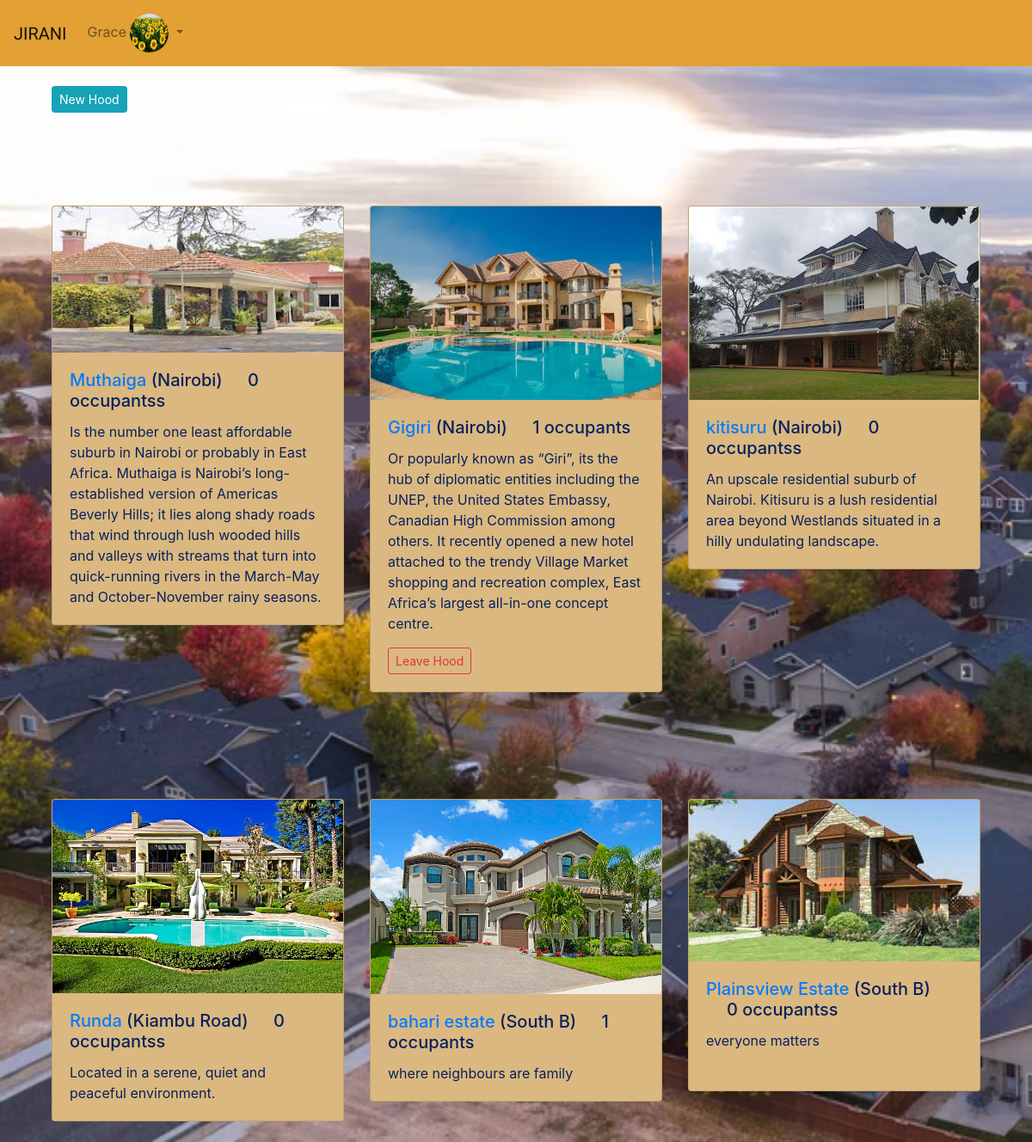
The page /hoods/ (signed in) on the database its author committed.
### app/models.py (models this page shows, shortened)
class Profile(models.Model):
    user = models.OneToOneField(User, on_delete=models.CASCADE, related_name='profile')
    profile_pic = models.ImageField(upload_to='media/images/', default='default.png')
    bio = models.TextField(max_length=500, default="My Bio", blank=True)
    name = models.CharField(blank=True, max_length=120)
    location = models.CharField(max_length=60, blank=True)
    neighborhood = models.ForeignKey(Neighborhood, on_delete=models.SET_NULL, null=True, related_name='occupants', blank=True)

class Neighborhood(models.Model):
    hoodname = models.CharField(blank=True, max_length=120)
    location = models.CharField(max_length=60, blank=True)
    admin = models.ForeignKey("Profile", on_delete=models.CASCADE, related_name='hood')
    hoodphoto = models.ImageField(upload_to='images/', null=True)
    description = models.TextField(null =True)
    healthdep = models.IntegerField(null=True, blank=True)
    policeno = models.IntegerField(null=True, blank=True)

### app/views.py (the view)
# urls.py: path('hoods/', views.hoods, name='jirani'),
def hoods(request):
    hoods = Neighborhood.objects.all()
    hoods = hoods[::-1]
    context = {
        'hoods': hoods,
    }
    return render(request, 'jirani/jirani.html', context)

### app/templates/jirani/jirani.html
{% extends 'jirani/base.html' %}
{% load crispy_forms_tags %}
{% block content %}
<div class="container">
        <a href="{% url 'new-hood' %}" class="btn btn-sm btn-info mb-2"> New Hood</a>
    <div class="row">
        {% for hood in hoods %}
        <div class="col-md-4">
            <div class="card mb-4" style="min-height:340px">
                <img src="{{ hood.hoodphoto.url }}" class="card-img-top" alt="{{ hood.hoodname }}">
                <div class="card-body">
                    <h5 class="card-title"><a href="{% url 'hood' hood.id%}">{{ hood.hoodname }} </a>  ({{hood.location}}) <span class="ml-4">{{hood.occupants.count}} occupants{{hood.occupants.count|pluralize}}</span></h5>
                    <p class="card-text">{{hood.description}}</p>
                    {% if request.user.profile.neighborhood == hood %}
                    <a href="{% url 'leave-hood' hood.id %}" class="btn btn-outline-danger btn-sm">Leave Hood</a>
                    {% elif not request.user.profile.neighborhood %}
                    <a href="{% url 'join-hood' hood.id %}" class="btn btn-primary btn-sm">Join Hood</a>
                    {% endif %}
                </div>
            </div>
        </div>
        {% endfor %}
    </div>
</div>
{% endblock %}

### app/templates/navbar.html (shortened to what this page needs)
<div class="container-fluid px-0">
    <header>
        <nav class="navbar fixed-top navbar-expand-lg navbar-transparent navbar-light bg-steel">
            <a class="navbar-brand" href="{% url 'home' %}">JIRANI</a>
            <div class="collapse navbar-collapse" id="navbarSupportedContent">
                <ul class="navbar-nav navbar-right">
                    {% if user.is_authenticated%}
                        <li class="nav-item dropdown">
                            <a class="nav-link dropdown-toggle" id="navbarDropdownMenuLink" data-toggle="dropdown">{{ user.username|title }}
                            <img class="rounded-circle nav-img" src="{{ user.profile.profile_pic.url }}" width="22" height="22" class="rounded-circle" alt="..." style="width: 45px; height: 45px">
                            </a>
                        </li>
                    {% else %}
                        <a href="{% url 'login' %}" class="login btn btn-sm btn-primary"> Register/Login </a>
                    {% endif %}
                </ul>
            </div>
        </nav>
    </header>
</div>

### static/css/main.css (style rules this page uses)
body { background: url(/static/images/hood.avif); background-repeat: no-repeat; background-size: cover; color: #fff; }
.navbar-transparent { background: transparent; }
.navbar-nav > li > a { color: #fff; }
.navbar-brand { font-family: "Allerta Stencil", sans-serif; color: #2660dd; }
.bg-steel { background-color: #e2a035; }
.card { background-color: #dbb880; margin-top: 100px; color: #06215c; width: fit-content; }

### rows shown on the page
Neighborhood: hoodphoto (picture), hoodname "Muthaiga", location "Nairobi", occupants.count "0", description "Is the number one least affordable suburb in Nairobi or probably in East Africa. Muthaiga is Nairobi’s long-established version of Americas Beverly Hills; it lies along shady roads that wind through lush wooded hills and valleys with streams that turn into quick-running rivers in the March-May and October-November rainy seasons."
Neighborhood: hoodphoto (picture), hoodname "Gigiri", location "Nairobi", occupants.count "1", description "Or popularly known as “Giri”, its the hub of diplomatic entities including the UNEP, the United States Embassy, Canadian High Commission among others. It recently opened a new hotel attached to the trendy Village Market shopping and recreation complex, East Africa’s largest all-in-one concept centre.", shows "Leave Hood"
Neighborhood: hoodphoto (picture), hoodname "kitisuru", location "Nairobi", occupants.count "0", description "An upscale residential suburb of Nairobi. Kitisuru is a lush residential area beyond Westlands situated in a hilly undulating landscape."
Neighborhood: hoodphoto (picture), hoodname "Runda", location "Kiambu Road", occupants.count "0", description "Located in a serene, quiet and peaceful environment."
Neighborhood: hoodphoto (picture), hoodname "bahari estate", location "South B", occupants.count "1", description "where neighbours are family"
Neighborhood: hoodphoto (picture), hoodname "Plainsview Estate", location "South B", occupants.count "0", description "everyone matters"

### other values the page prints
{{ user.username|title }} "Grace"
